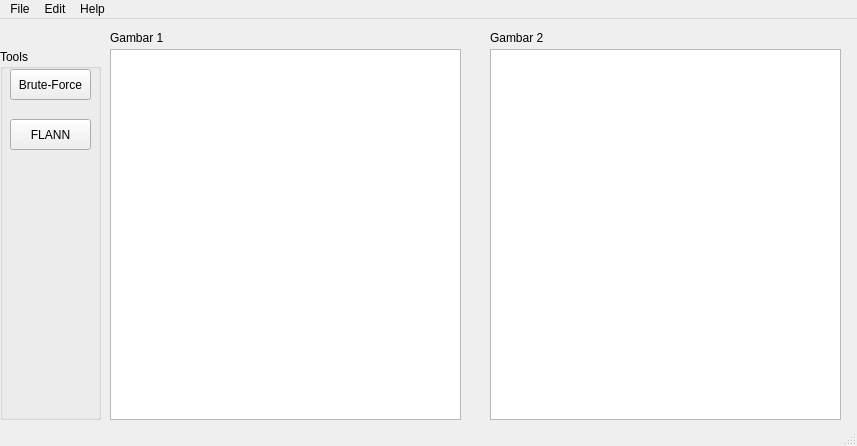
<?xml version="1.0" encoding="UTF-8"?>
<ui version="4.0">
 <class>MainWindow</class>
 <widget class="QMainWindow" name="MainWindow">
  <property name="geometry">
   <rect>
    <x>0</x>
    <y>0</y>
    <width>857</width>
    <height>446</height>
   </rect>
  </property>
  <property name="windowTitle">
   <string>Image Matcher</string>
  </property>
  <widget class="QWidget" name="centralwidget">
   <widget class="QGraphicsView" name="gambar_ke1">
    <property name="geometry">
     <rect>
      <x>110</x>
      <y>30</y>
      <width>351</width>
      <height>371</height>
     </rect>
    </property>
   </widget>
   <widget class="QGraphicsView" name="gambar_ke2">
    <property name="geometry">
     <rect>
      <x>490</x>
      <y>30</y>
      <width>351</width>
      <height>371</height>
     </rect>
    </property>
   </widget>
   <widget class="QGroupBox" name="groupBox">
    <property name="geometry">
     <rect>
      <x>0</x>
      <y>30</y>
      <width>101</width>
      <height>371</height>
     </rect>
    </property>
    <property name="title">
     <string>Tools</string>
    </property>
    <widget class="QPushButton" name="brute_force_button">
     <property name="geometry">
      <rect>
       <x>10</x>
       <y>20</y>
       <width>81</width>
       <height>31</height>
      </rect>
     </property>
     <property name="text">
      <string>Brute-Force</string>
     </property>
    </widget>
    <widget class="QPushButton" name="Flann_button">
     <property name="geometry">
      <rect>
       <x>10</x>
       <y>70</y>
       <width>81</width>
       <height>31</height>
      </rect>
     </property>
     <property name="text">
      <string>FLANN</string>
     </property>
    </widget>
   </widget>
   <widget class="QLabel" name="label">
    <property name="geometry">
     <rect>
      <x>110</x>
      <y>10</y>
      <width>68</width>
      <height>17</height>
     </rect>
    </property>
    <property name="text">
     <string>Gambar 1</string>
    </property>
   </widget>
   <widget class="QLabel" name="label_2">
    <property name="geometry">
     <rect>
      <x>490</x>
      <y>10</y>
      <width>68</width>
      <height>17</height>
     </rect>
    </property>
    <property name="text">
     <string>Gambar 2</string>
    </property>
   </widget>
  </widget>
  <widget class="QMenuBar" name="menubar">
   <property name="geometry">
    <rect>
     <x>0</x>
     <y>0</y>
     <width>857</width>
     <height>19</height>
    </rect>
   </property>
   <widget class="QMenu" name="menuFile">
    <property name="title">
     <string>File</string>
    </property>
    <widget class="QMenu" name="menuOpen">
     <property name="title">
      <string>Open</string>
     </property>
     <addaction name="Upload_Pic1"/>
     <addaction name="Upload_Pic2"/>
    </widget>
    <addaction name="File_New"/>
    <addaction name="menuOpen"/>
    <addaction name="File_Quit"/>
   </widget>
   <widget class="QMenu" name="menuEdit">
    <property name="title">
     <string>Edit</string>
    </property>
    <widget class="QMenu" name="menuMethod">
     <property name="title">
      <string>Method</string>
     </property>
     <addaction name="actionBrute_force"/>
     <addaction name="actionFlann_2"/>
    </widget>
    <addaction name="menuMethod"/>
    <addaction name="actionMatch"/>
   </widget>
   <widget class="QMenu" name="menuHelp">
    <property name="title">
     <string>Help</string>
    </property>
    <addaction name="Help_About"/>
   </widget>
   <addaction name="menuFile"/>
   <addaction name="menuEdit"/>
   <addaction name="menuHelp"/>
  </widget>
  <widget class="QStatusBar" name="statusbar"/>
  <action name="File_New">
   <property name="text">
    <string>New</string>
   </property>
  </action>
  <action name="File_Quit">
   <property name="text">
    <string>Quit</string>
   </property>
  </action>
  <action name="Help_About">
   <property name="text">
    <string>About</string>
   </property>
  </action>
  <action name="actionBrute_Force">
   <property name="text">
    <string>Brute-Force</string>
   </property>
  </action>
  <action name="actionFlann">
   <property name="text">
    <string>Flann</string>
   </property>
  </action>
  <action name="actionBrute_force">
   <property name="text">
    <string>Brute-force</string>
   </property>
  </action>
  <action name="actionFlann_2">
   <property name="text">
    <string>Flann</string>
   </property>
  </action>
  <action name="actionMatch">
   <property name="text">
    <string>Match..</string>
   </property>
  </action>
  <action name="Upload_Pic1">
   <property name="text">
    <string>Upload Pic1</string>
   </property>
  </action>
  <action name="Upload_Pic2">
   <property name="text">
    <string>Upload Pic2</string>
   </property>
  </action>
 </widget>
 <resources/>
 <connections/>
</ui>
